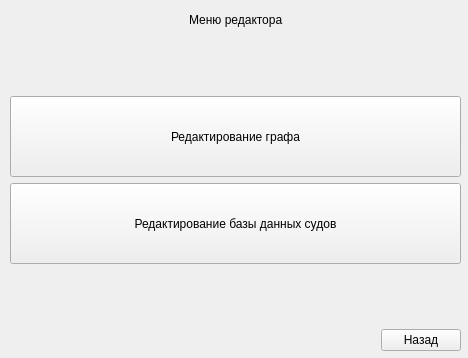
<?xml version="1.0" encoding="UTF-8"?>
<ui version="4.0">
 <class>ChooseRedactMode</class>
 <widget class="QWidget" name="ChooseRedactMode">
  <property name="geometry">
   <rect>
    <x>0</x>
    <y>0</y>
    <width>468</width>
    <height>358</height>
   </rect>
  </property>
  <property name="minimumSize">
   <size>
    <width>468</width>
    <height>358</height>
   </size>
  </property>
  <property name="maximumSize">
   <size>
    <width>468</width>
    <height>358</height>
   </size>
  </property>
  <property name="windowTitle">
   <string>Form</string>
  </property>
  <widget class="QWidget" name="layoutWidget">
   <property name="geometry">
    <rect>
     <x>10</x>
     <y>10</y>
     <width>451</width>
     <height>341</height>
    </rect>
   </property>
   <layout class="QVBoxLayout" name="verticalLayout_2">
    <item>
     <layout class="QHBoxLayout" name="horizontalLayout_2">
      <item>
       <spacer name="horizontalSpacer_4">
        <property name="orientation">
         <enum>Qt::Horizontal</enum>
        </property>
        <property name="sizeHint" stdset="0">
         <size>
          <width>128</width>
          <height>20</height>
         </size>
        </property>
       </spacer>
      </item>
      <item>
       <widget class="QLabel" name="label">
        <property name="styleSheet">
         <string notr="true">font: 14pt &quot;MS Shell Dlg 2&quot;;</string>
        </property>
        <property name="text">
         <string>Меню редактора</string>
        </property>
       </widget>
      </item>
      <item>
       <spacer name="horizontalSpacer_3">
        <property name="orientation">
         <enum>Qt::Horizontal</enum>
        </property>
        <property name="sizeHint" stdset="0">
         <size>
          <width>128</width>
          <height>20</height>
         </size>
        </property>
       </spacer>
      </item>
     </layout>
    </item>
    <item>
     <layout class="QVBoxLayout" name="verticalLayout">
      <item>
       <spacer name="verticalSpacer_2">
        <property name="orientation">
         <enum>Qt::Vertical</enum>
        </property>
        <property name="sizeHint" stdset="0">
         <size>
          <width>20</width>
          <height>40</height>
         </size>
        </property>
       </spacer>
      </item>
      <item>
       <widget class="QPushButton" name="pushButton">
        <property name="minimumSize">
         <size>
          <width>0</width>
          <height>81</height>
         </size>
        </property>
        <property name="styleSheet">
         <string notr="true">font: 10pt &quot;MS Shell Dlg 2&quot;;</string>
        </property>
        <property name="text">
         <string>Редактирование графа</string>
        </property>
       </widget>
      </item>
      <item>
       <widget class="QPushButton" name="pushButton_2">
        <property name="minimumSize">
         <size>
          <width>0</width>
          <height>81</height>
         </size>
        </property>
        <property name="styleSheet">
         <string notr="true">font: 10pt &quot;MS Shell Dlg 2&quot;;</string>
        </property>
        <property name="text">
         <string>Редактирование базы данных судов</string>
        </property>
       </widget>
      </item>
      <item>
       <spacer name="verticalSpacer">
        <property name="orientation">
         <enum>Qt::Vertical</enum>
        </property>
        <property name="sizeHint" stdset="0">
         <size>
          <width>20</width>
          <height>40</height>
         </size>
        </property>
       </spacer>
      </item>
      <item>
       <layout class="QHBoxLayout" name="horizontalLayout">
        <item>
         <spacer name="horizontalSpacer">
          <property name="orientation">
           <enum>Qt::Horizontal</enum>
          </property>
          <property name="sizeHint" stdset="0">
           <size>
            <width>40</width>
            <height>20</height>
           </size>
          </property>
         </spacer>
        </item>
        <item alignment="Qt::AlignRight">
         <widget class="QPushButton" name="pushButton_3">
          <property name="text">
           <string>Назад</string>
          </property>
         </widget>
        </item>
       </layout>
      </item>
     </layout>
    </item>
   </layout>
  </widget>
 </widget>
 <resources/>
 <connections/>
</ui>
